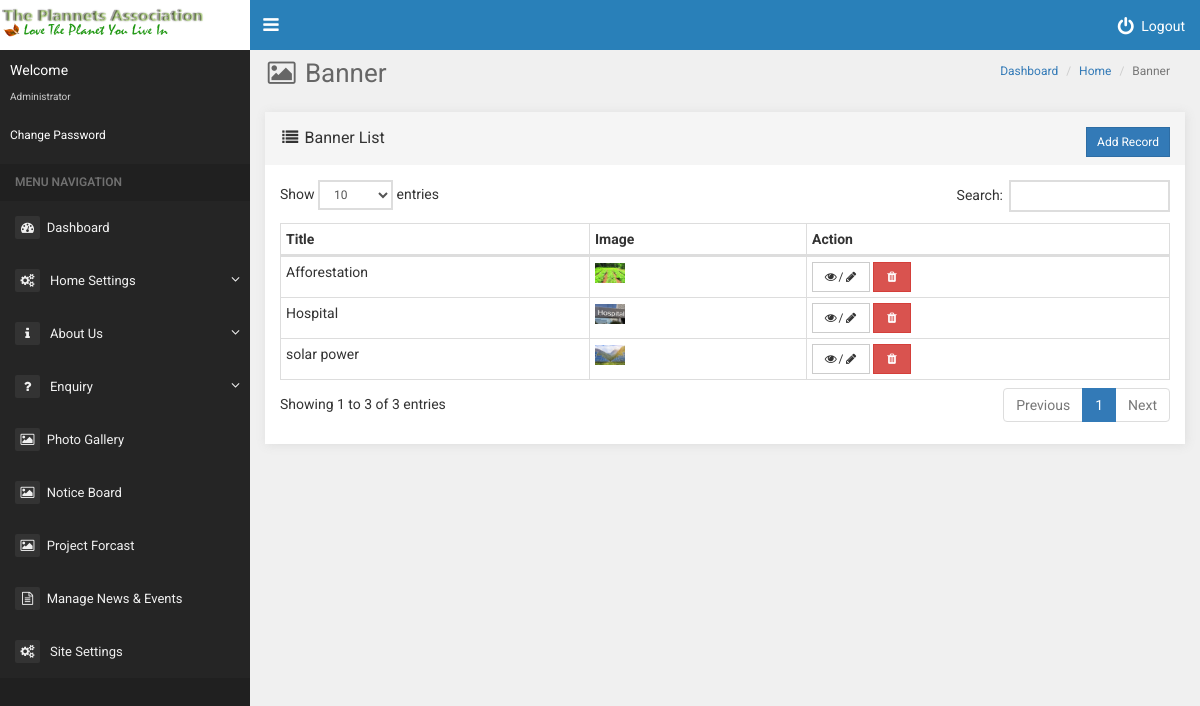
Screenshot of /admin/banner.php (signed in) with the database file from the repository.
### tables this page shows
CREATE TABLE IF NOT EXISTS `soinit_setting` (
  `id` int(11) NOT NULL AUTO_INCREMENT,
  `base` varchar(512) NOT NULL,
  `site_title` varchar(255) NOT NULL,
  `meta_description` varchar(255) NOT NULL,
  `meta_keyword` varchar(255) NOT NULL,
  `site_owner_name` varchar(255) NOT NULL,
  `site_owner_email` varchar(255) NOT NULL,
  `contact` varchar(20) NOT NULL,
  `cont_pgmsg` varchar(1024) NOT NULL,
  `fax` varchar(20) NOT NULL,
  `reg_address` text NOT NULL,
  `map` text NOT NULL,
  `map1` text NOT NULL,
  `facebook` varchar(256) NOT NULL,
  `twitter` varchar(256) NOT NULL,
  `gplus` varchar(256) NOT NULL,
  `linkedin` varchar(256) NOT NULL,
  `instagram` varchar(256) NOT NULL,
  `logo` varchar(128) NOT NULL,
  `favicon` varchar(128) NOT NULL,
  `flogo` varchar(128) NOT NULL,
  `footer` varchar(2048) NOT NULL,
  `status` enum('Y','N') NOT NULL DEFAULT 'Y',
  `view` varchar(128) NOT NULL,
  PRIMARY KEY (`id`)
);

CREATE TABLE IF NOT EXISTS `soinit_admin` (
  `id` int(11) NOT NULL AUTO_INCREMENT,
  `name` varchar(255) NOT NULL,
  `email` varchar(255) NOT NULL,
  `password` varchar(255) NOT NULL,
  `status` enum('1','0') NOT NULL DEFAULT '1',
  `fhash` varchar(255) NOT NULL,
  PRIMARY KEY (`id`)
);

CREATE TABLE IF NOT EXISTS `soinit_banner` (
  `id` int(11) NOT NULL AUTO_INCREMENT,
  `title` longtext NOT NULL,
  `side_img` varchar(255) NOT NULL,
  PRIMARY KEY (`id`)
);

### admin/config/config.php (called while the page is built, shortened)
<?php
$prefix = "soinit_";
?>

### admin/function/function.php (called while the page is built, shortened)
<?php
function site_info() {
	global $prefix,$link;
	$select = mysqli_fetch_object(mysqli_query($link,"SELECT * FROM `".$prefix."setting` WHERE id='1'"));
	return $select;
}
function row($table,$id) {
	global $prefix,$link;
	$select = mysqli_fetch_object(mysqli_query($link,"SELECT * FROM `".$prefix.$table."` WHERE id='".$id."'"));
	return $select;
}
function anything($table,$field,$id) {
	global $prefix,$link;
	$select = mysqli_query($link,"SELECT * FROM `".$prefix.$table."` WHERE id='".$id."'");
	$row = mysqli_fetch_object($select);
	return $row->$field;
}
?>

### admin/include/head.php (called while the page is built, shortened)
<?php
include_once(__DIR__ ."/../config/config.php");
include_once(__DIR__ ."/../function/function.php");
$site =site_info();
if(isset($_SESSION['admin_id'])) {
	$user_id = $_SESSION['admin_id'];
	$user =row('admin',$user_id);
}
else if((basename($_SERVER['PHP_SELF'])!="login.php") && (basename($_SERVER['PHP_SELF'])!="forgot.php") && (basename($_SERVER['PHP_SELF'])!="reset.php")) header("location: login.php");
?>

### admin/banner.php (the view, shortened to what this page needs)
<?php include_once 'include/head.php';?>
<!doctype html>
<html>
<head>
<?php include_once 'include/header.php';?>
<link rel="stylesheet" type="text/css" href="assets/plugins/DataTables/media/css/dataTables.bootstrap.min.css">
<link rel="stylesheet" type="text/css" href="assets/css/style.css">
</head>
<body>
<?php include_once 'include/navbar.php';?>
        <div class="content">
            <div class="top">
            	<p class="page-title"><i class="fa fa-image fa-fw"></i> Banner</p>
                <ol class="breadcrumb">
                    <li><a href="index.php">Dashboard</a></li>
                    <li><a href="#">Home</a></li>
                    <li class="active">Banner</li>
                </ol>
            </div>
            <div class="main-body">
            	<div class="panel panel-default">
                	<div class="panel-heading">
                    	<div class="panel-title"><i class="fa fa-list fa-fw"></i> Banner List <button onClick="$('#addnew').show('slow')" class="btn btn-sm btn-primary pull-right">Add Record</button></div>
                    </div>
                    <div class="panel-body">
                    	<table id="banner_list" class="table table-hover table-bordered table-condensed" cellspacing="0" width="100%">
                        	<thead>
                                <tr>
                                    <th>Title</th>
                                    <th>Image</th>
                                    <th>Action</th>
                                </tr>
                            </thead>
							<tbody>
                            	<?php
								$select=mysqli_query($link,"SELECT * FROM ".$prefix."banner");
								while($row=mysqli_fetch_object($select)){
								?>
                                <tr>
                                	<td><?=$row->title?></td>
                                    <td><img src="<?=UPLOAD_IMG_PATH.anything('banner','side_img',$row->id)?>" height="20px"></td>
                                    <td>
                                        <button class="btn btn-default btn-sm" onClick="getBanner(<?=$row->id?>)"><i class="fa fa-eye fa-fw"></i>/<i class="fa fa-pencil fa-fw"></i></button>
                                        <a class="btn btn-danger btn-sm" href="banner.php?del=<?=$row->id?>"><i class="fa fa-trash fa-fw"></i></a>
                                    </td>
								</tr>
                                <?php }?>
                            </tbody>
						</table>
                    </div>
                </div>
            </div>
        </div>
<?php include_once 'include/footer.php';?>
</body>
</html>

### admin/include/navbar.php (shortened to what this page needs)
<div class="topbar">
    <div class="logo"><a href="index.php"><img src="<?=UPLOAD_IMG_PATH.$site->logo?>" alt="..."></a></div>
    <button class="toggle-btn"><i class="fa fa-bars fa-fw"></i></button>
    <ul class="right-menu">
        <li><a href="logout.php"><i class="fa fa-power-off fa-lg fa-fw"></i> Logout</a></li>
    </ul>
</div>
<div class="main">
    <div class="sidebar">
        <div class="user-details">
            <p class="name clearfix">
                <span>Welcome</span>
                <span><?=$user->name?></span>
                    <br>
                        <small><a href="password.php" style="color:white">Change Password</a></small>
            </p>
        </div>
        <span class="menu-divider">Menu Navigation</span>
        <ul class="menu-item">
            <li><a href="index.php"><i class="fa fa-dashboard fa-fw"></i><span>Dashboard</span></a></li>
                <li class="has-sub">
                    <a href="#"><i class="fa fa-gears fa-fw"></i> <span>Home Settings</span></a>
                </li>
            <li class="has-sub">
                <a href="#"><i class="fa fa-info fa-fw"></i> <span>About Us</span></a>
            </li>
              <li class="has-sub">
                <a href="#"><i class="fa fa-question fa-fw"></i> <span>Enquiry</span></a>
            </li>
            <li><a href="gallery_image.php"><i class="fa fa-image fa-fw"></i><span>Photo Gallery</span></a></li>
            <li><a href="notice.php"><i class="fa fa-image fa-fw"></i><span>Notice Board</span></a></li>
             <li><a href="forcast.php"><i class="fa fa-image fa-fw"></i><span>Project Forcast</span></a></li>
            <li><a href="news.php"><i class="fa fa-file-text-o fa-fw"></i><span>Manage News & Events</span></a></li>
            <li><a href="site-settings.php"><i class="fa fa-cogs fa-fw"></i> <span>Site Settings</span></a></li>
        </ul>
    </div>

### admin/assets/css/style.css (style rules this page uses)
html,body { margin:0; padding:0; background-color:#fff; font-family:'Roboto'; font-weight:400; text-rendering: auto; -webkit-font-smoothing: antialiased; -moz-osx-font-smoothing: grayscale; overflow-x:hidden; background-color:#f0f0f0; height:100% !important; box-sizing:border-box; }
a,button { transition:.3s all; }
img { pointer-events:none }
.btn { border-radius:0 }
.panel,.panel-heading { border:none; border-radius:0px; }
.panel { box-shadow:1px 1px 10px #ddd; }
.panel-heading,.panel-body { padding:15px }
.topbar { background-color:#2980b9; height:50px; position:fixed; top:0; width:100%; }
.topbar>.logo { width:250px; overflow:hidden; background-color:#fff; height:50px !important; text-align:center; display:inline-block; transition:.5s; }
.topbar>.logo>a>img { max-height:100%; max-width: 100%; }
.topbar>.toggle-btn { height:50px; vertical-align:top; background-color:transparent; outline:none; border:none; color:#fff; font-size:18px; }
.topbar>.right-menu { list-style:none; padding:0; float:right; }
.topbar>.right-menu>li { height:50px; display:inline-block; padding:16px 15px; color:#fff; cursor:pointer; transition:.5s; vertical-align:middle; }
.topbar>.right-menu>li>a { color:#fff; text-decoration:none }
.main { width:100% !important; margin-top:50px; height:calc(100% - 50px) !important; overflow:hidden; }
.main>.sidebar { width:250px; height:100%; background-color:#202020; transition:.5s; float:left; overflow:scroll; overflow-x:hidden; }
.main>.sidebar .user-details { padding:10px; background-color:#252525; }
.main>.sidebar .user-details>.name>span:nth-child(2) { display:block; font-size:10px; color:#ccc; margin-top:10px; }
.main>.sidebar .user-details>.name { color:#fff; white-space: nowrap; overflow:hidden !important; text-overflow: ellipsis; }
.main>.sidebar .menu-divider { display:block; color:#707070; font-size:12px; padding:10px 15px; text-transform:uppercase; font-weight:600; }
.main>.sidebar .menu-item .has-sub { overflow: hidden; }
.main>.sidebar .menu-item, .main>.sidebar .menu-item .has-sub>ul { list-style:none; padding:0; position:relative; cursor:pointer; background-color:#252525; }
.main>.sidebar .menu-item .has-sub:before { content:'\f107'; font-family:fontawesome; color:#f0f0f0; float:right; margin-top:15px; margin-right:10px; transition:.5s; }
.main>.sidebar .menu-item>li>a>i:before { background-color:#333; padding:5px; width:25px !important; display:block; border-radius:2px; }
.main>.sidebar .menu-item>li>a>span { margin-left:15px }
.main>.sidebar .menu-item>li>a, .main>.sidebar .menu-item .has-sub>ul>li>a { padding:15px; color:#f0f0f0; display:block; text-decoration:none; transition:.5s; font-size:13px; white-space: nowrap; overflow:hidden !important; text-overflow: ellipsis; }
.main>.content { width:auto; height:100%; transition:.5s; margin-left:250px; }
.main>.content .top { padding:5px 15px; }
.main>.content .top>.page-title { margin:0; font-size:26px; display:inline-block; color:#666; }
.main>.content .top>.breadcrumb { margin:0; display:inline-block; vertical-align:bottom; float:right; background-color:transparent; font-size:12px !important; }
.main>.content .main-body { padding:15px; }

### rows the page displays
soinit_setting: logo (picture)
soinit_admin: name "Administrator"
soinit_banner: title "Afforestation", shows a picture
soinit_banner: title "Hospital", shows a picture
soinit_banner: title "solar power", shows a picture
